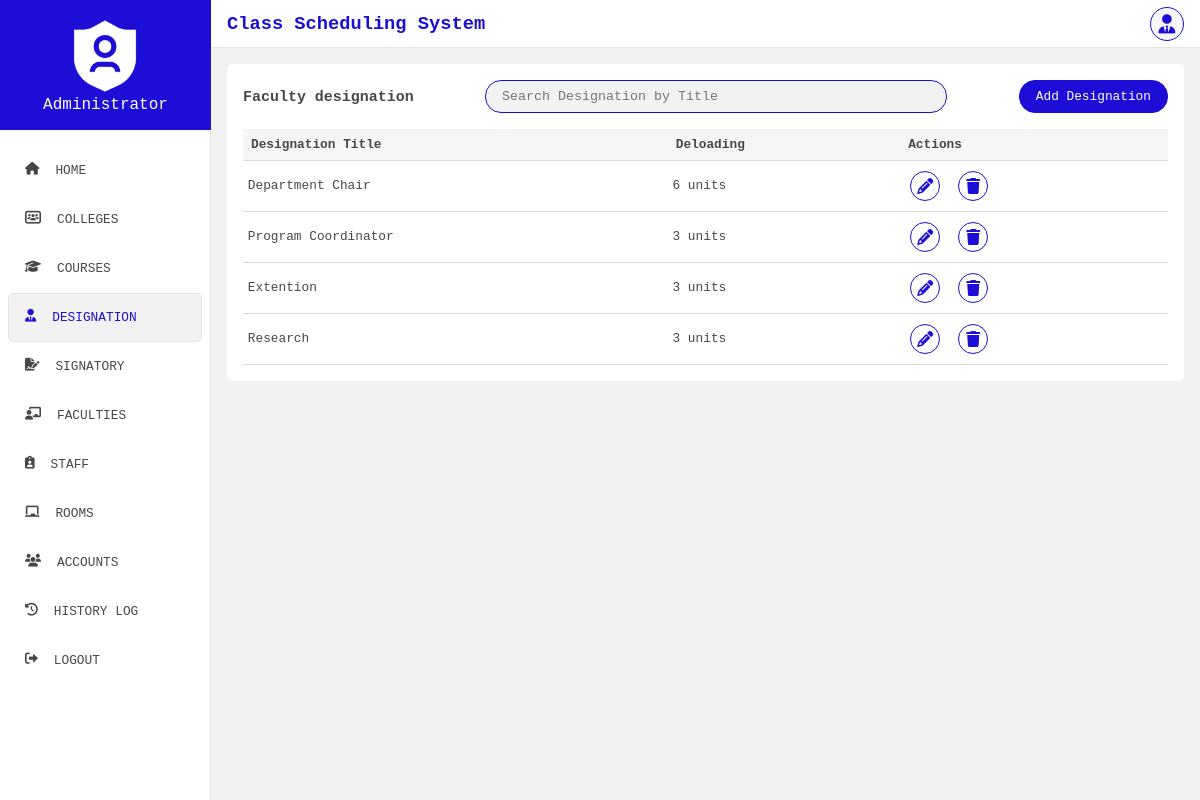
The page /view/designation.php (signed in) on the database its author committed.
### tables this page shows
CREATE TABLE `designation` (
  `designation_id` varchar(50) NOT NULL,
  `designation_title` varchar(50) NOT NULL,
  `deloading` int(50) NOT NULL
);

### config/Dbh.php (called while the page is built)
<?php
class Dbh{
    private $host = "localhost";
    private $db_name = "class_scheduling";
    private $username = "root";
    private $password = "";
    public function connect(){
        try{
            $conn = new PDO("mysql:host=".$this->host.";dbname=".$this->db_name, $this->username, $this->password);
            $conn->setAttribute(PDO::ATTR_ERRMODE, PDO::ERRMODE_EXCEPTION);
            return $conn;
        } catch (PDOException $e){
            echo "Connection failed " . $e->getMessage();
        }
    }
}

### models/DesignationModel.php (called while the page is built, shortened)
<?php
require_once "../config/Dbh.php";
class DesignationModel extends Dbh{
    private $conn;
    public function __construct(){
        $this->conn = $this->connect();
    }
    public function read_designations(){
        $sql = "SELECT * FROM `designation`";
        $stmt = $this->conn->prepare($sql);
        $stmt->execute();
        return $stmt->fetchAll(PDO::FETCH_ASSOC);
    }
}

### controllers/DesignationContr.php (called while the page is built, shortened)
<?php
require_once "../models/DesignationModel.php";
class DesignationContr extends DesignationModel{
    public function get_designations(){
        return $this->read_designations();
    }
}

### view/designation.php (the view, shortened to what this page needs)
<?php
    require_once "../controllers/DesignationContr.php";
    $designation_contr = new DesignationContr();
?>
<!DOCTYPE html>
<html lang="en">
<head>
    <link rel="stylesheet" href="../public/css/general.css">
    <link rel="stylesheet" href="../public/css/all.css">
</head>
<body>
    <div class="container">
        <?php include '../includes/sidebar.php'; ?>
        <div class="main">
            <?php include '../includes/header.php'; ?>
            <div class="content">
                <div class="table_container">
                    <section>
                        <h3>Faculty designation</h3>
                        <input type="text" class="search_box" onkeyup="searchDesignation(event);" placeholder="Search Designation by Title">
                        <button class="add_btn" id="add_designation">
                            <span>Add Designation</span>
                        </button>
                    </section>
                    <table>
                        <thead>
                            <th>Designation Title</th>
                            <th>Deloading</th>
                            <th>Actions</th>
                        </thead>
                        <tbody id="designation_list">
                            <?php
                            foreach($designation_contr->get_designations() as $designation){
                                ?>
                                <tr>
                                    <td><?php echo $designation["designation_title"]; ?></td>
                                    <td><?php echo $designation["deloading"] . " units"; ?></td>
                                    <td>
                                        <div class="actions_con">
                                            <div class="actions">
                                                <button class="tb_action_item" onclick='handleDesignationEdit(`<?php echo json_encode($designation); ?>`);' title="edit">
                                                    <i class="fas fa-pencil"></i>
                                                </button>
                                                <button class="tb_action_item" title="delete" onclick="handleDesignationDelete(`<?php echo $designation['designation_id']; ?>`);">
                                                    <i class="fas fa-trash"></i>
                                                </button>
                                            </div>
                                        </div>
                                    </td>
                                </tr>
                                <?php
                            }
                            ?>
                        </tbody>
                    </table>
                </div>
            </div>
        </div>
    </div>
</body>
</html>

### public/css/general.css (style rules this page uses)
* { padding: 0; margin: 0; box-sizing: border-box; font-family: 'Courier New', Courier, monospace; }
:root { --primary: #ffffff; --secondary: #474747; --blue-accent: #1c0ed7; --orange-accent: #F15412; }
body { background-color: #f3f2f2; height: 90vh; }
.container { display: flex; }
.main { width: 100%; display: flex; flex-direction: column; }
.search_box { width: 50%; padding: .5rem 1rem; border-radius: 1rem; border: 1px solid var(--blue-accent); background-color: #f3f2f2; outline: none; }
.content { flex: 1; padding: 1rem; width: 100%; font-size: .8rem; }
.table_container { background-color: var(--primary); padding: 1rem; border-radius: 5px; color: var(--secondary); overflow-y: auto; }
.table_container section { display: flex; align-items: center; justify-content: space-between; margin-bottom: 1rem; }
.add_btn { background-color: var(--blue-accent); color: var(--primary); border: none; outline: none; border: 1px solid var(--blue-accent); font-size: .8rem; padding: .5rem 1rem; border-radius: 1rem; cursor: pointer; }
table { width: 100%; border-radius: 5px; border-collapse: collapse; }
td, th { border-bottom: 1px solid #dadada; }
th { background-color: #f5f5f5; padding: .5rem; text-align: left; }
td { padding: .3rem; }
.tb_action_item { margin-right: .5rem; border: none; outline: none; background-color: #FFF; cursor: pointer; margin: 5px; }
.tb_action_item i { font-size: 1rem; position: relative; background-color: var(--primary); border: 1px solid var(--blue-accent); color: var(--blue-accent); border-radius: 50%; width: 1.9rem; height: 1.9rem; text-align: center; }
.tb_action_item i::before { position: relative; top: 50%; transform: translateY(-50%); display: block; }
.actions_con { position: relative; }
.actions { align-items: center; }

### rows shown on the page
designation: designation_title "Department Chair", deloading "6"
designation: designation_title "Program Coordinator", deloading "3"
designation: designation_title "Extention", deloading "3"
designation: designation_title "Research", deloading "3"
